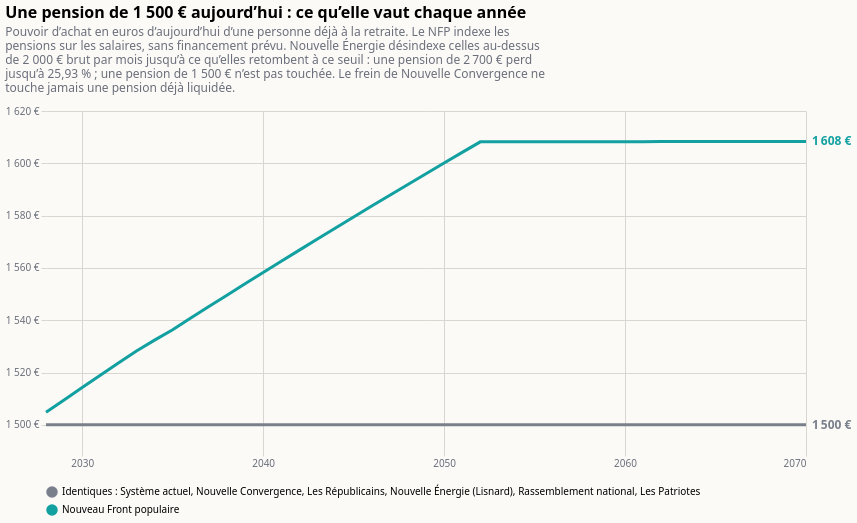

Specify this chart in Vega-Lite:
### Vega-Lite specification from a JSON file in a GitHub repository (floating-point values rounded to 4 significant figures)
{"$schema": "https://vega.github.io/schema/vega-lite/v6.json", "title": {"text": "Une pension de 1 500 € aujourd’hui : ce qu’elle vaut chaque année", "subtitle": ["Pouvoir d’achat en euros d’aujourd’hui d’une personne déjà à la retraite. Le NFP indexe les", "pensions sur les salaires, sans financement prévu. Nouvelle Énergie désindexe celles au-dessus", "de 2 000 € brut par mois jusqu’à ce qu’elles retombent à ce seuil : une pension de 2 700 € perd", "jusqu’à 25,93 % ; une pension de 1 500 € n’est pas touchée. Le frein de Nouvelle Convergence ne", "touche jamais une pension déjà liquidée."], "anchor": "start", "fontSize": 16, "subtitleColor": "#6b6f7b", "subtitlePadding": 6, "offset": 12}, "background": "#fbfaf7", "config": {"font": "system-ui, sans-serif", "axis": {"gridColor": "#d9d6cf", "labelColor": "#6b6f7b", "domain": false, "tickColor": "#d9d6cf"}, "legend": {"orient": "bottom", "columns": 3, "labelLimit": 2000, "symbolOpacity": 1}, "view": {"stroke": null}}, "width": 760, "height": 340, "data": {"values": [{"annee": 2028, "programme": "Identiques : Système actuel, Nouvelle Convergence, Les Républicains, Nouvelle Énergie (Lisnard), Rassemblement national, Les Patriotes", "valeur": 1500}, {"annee": 2029, "programme": "Identiques : Système actuel, Nouvelle Convergence, Les Républicains, Nouvelle Énergie (Lisnard), Rassemblement national, Les Patriotes", "valeur": 1500}, {"annee": 2030, "programme": "Identiques : Système actuel, Nouvelle Convergence, Les Républicains, Nouvelle Énergie (Lisnard), Rassemblement national, Les Patriotes", "valeur": 1500}, {"annee": 2031, "programme": "Identiques : Système actuel, Nouvelle Convergence, Les Républicains, Nouvelle Énergie (Lisnard), Rassemblement national, Les Patriotes", "valeur": 1500}, {"annee": 2032, "programme": "Identiques : Système actuel, Nouvelle Convergence, Les Républicains, Nouvelle Énergie (Lisnard), Rassemblement national, Les Patriotes", "valeur": 1500}, {"annee": 2033, "programme": "Identiques : Système actuel, Nouvelle Convergence, Les Républicains, Nouvelle Énergie (Lisnard), Rassemblement national, Les Patriotes", "valeur": 1500}, {"annee": 2034, "programme": "Identiques : Système actuel, Nouvelle Convergence, Les Républicains, Nouvelle Énergie (Lisnard), Rassemblement national, Les Patriotes", "valeur": 1500}, {"annee": 2035, "programme": "Identiques : Système actuel, Nouvelle Convergence, Les Républicains, Nouvelle Énergie (Lisnard), Rassemblement national, Les Patriotes", "valeur": 1500}, {"annee": 2036, "programme": "Identiques : Système actuel, Nouvelle Convergence, Les Républicains, Nouvelle Énergie (Lisnard), Rassemblement national, Les Patriotes", "valeur": 1500}, {"annee": 2037, "programme": "Identiques : Système actuel, Nouvelle Convergence, Les Républicains, Nouvelle Énergie (Lisnard), Rassemblement national, Les Patriotes", "valeur": 1500}, {"annee": 2038, "programme": "Identiques : Système actuel, Nouvelle Convergence, Les Républicains, Nouvelle Énergie (Lisnard), Rassemblement national, Les Patriotes", "valeur": 1500}, {"annee": 2039, "programme": "Identiques : Système actuel, Nouvelle Convergence, Les Républicains, Nouvelle Énergie (Lisnard), Rassemblement national, Les Patriotes", "valeur": 1500}, {"annee": 2040, "programme": "Identiques : Système actuel, Nouvelle Convergence, Les Républicains, Nouvelle Énergie (Lisnard), Rassemblement national, Les Patriotes", "valeur": 1500}, {"annee": 2041, "programme": "Identiques : Système actuel, Nouvelle Convergence, Les Républicains, Nouvelle Énergie (Lisnard), Rassemblement national, Les Patriotes", "valeur": 1500}, {"annee": 2042, "programme": "Identiques : Système actuel, Nouvelle Convergence, Les Républicains, Nouvelle Énergie (Lisnard), Rassemblement national, Les Patriotes", "valeur": 1500}, {"annee": 2043, "programme": "Identiques : Système actuel, Nouvelle Convergence, Les Républicains, Nouvelle Énergie (Lisnard), Rassemblement national, Les Patriotes", "valeur": 1500}, {"annee": 2044, "programme": "Identiques : Système actuel, Nouvelle Convergence, Les Républicains, Nouvelle Énergie (Lisnard), Rassemblement national, Les Patriotes", "valeur": 1500}, {"annee": 2045, "programme": "Identiques : Système actuel, Nouvelle Convergence, Les Républicains, Nouvelle Énergie (Lisnard), Rassemblement national, Les Patriotes", "valeur": 1500}, {"annee": 2046, "programme": "Identiques : Système actuel, Nouvelle Convergence, Les Républicains, Nouvelle Énergie (Lisnard), Rassemblement national, Les Patriotes", "valeur": 1500}, {"annee": 2047, "programme": "Identiques : Système actuel, Nouvelle Convergence, Les Républicains, Nouvelle Énergie (Lisnard), Rassemblement national, Les Patriotes", "valeur": 1500}, {"annee": 2048, "programme": "Identiques : Système actuel, Nouvelle Convergence, Les Républicains, Nouvelle Énergie (Lisnard), Rassemblement national, Les Patriotes", "valeur": 1500}, {"annee": 2049, "programme": "Identiques : Système actuel, Nouvelle Convergence, Les Républicains, Nouvelle Énergie (Lisnard), Rassemblement national, Les Patriotes", "valeur": 1500}, {"annee": 2050, "programme": "Identiques : Système actuel, Nouvelle Convergence, Les Républicains, Nouvelle Énergie (Lisnard), Rassemblement national, Les Patriotes", "valeur": 1500}, {"annee": 2051, "programme": "Identiques : Système actuel, Nouvelle Convergence, Les Républicains, Nouvelle Énergie (Lisnard), Rassemblement national, Les Patriotes", "valeur": 1500}, {"annee": 2052, "programme": "Identiques : Système actuel, Nouvelle Convergence, Les Républicains, Nouvelle Énergie (Lisnard), Rassemblement national, Les Patriotes", "valeur": 1500}, {"annee": 2053, "programme": "Identiques : Système actuel, Nouvelle Convergence, Les Républicains, Nouvelle Énergie (Lisnard), Rassemblement national, Les Patriotes", "valeur": 1500}, {"annee": 2054, "programme": "Identiques : Système actuel, Nouvelle Convergence, Les Républicains, Nouvelle Énergie (Lisnard), Rassemblement national, Les Patriotes", "valeur": 1500}, {"annee": 2055, "programme": "Identiques : Système actuel, Nouvelle Convergence, Les Républicains, Nouvelle Énergie (Lisnard), Rassemblement national, Les Patriotes", "valeur": 1500}, {"annee": 2056, "programme": "Identiques : Système actuel, Nouvelle Convergence, Les Républicains, Nouvelle Énergie (Lisnard), Rassemblement national, Les Patriotes", "valeur": 1500}, {"annee": 2057, "programme": "Identiques : Système actuel, Nouvelle Convergence, Les Républicains, Nouvelle Énergie (Lisnard), Rassemblement national, Les Patriotes", "valeur": 1500}, {"annee": 2058, "programme": "Identiques : Système actuel, Nouvelle Convergence, Les Républicains, Nouvelle Énergie (Lisnard), Rassemblement national, Les Patriotes", "valeur": 1500}, {"annee": 2059, "programme": "Identiques : Système actuel, Nouvelle Convergence, Les Républicains, Nouvelle Énergie (Lisnard), Rassemblement national, Les Patriotes", "valeur": 1500}, {"annee": 2060, "programme": "Identiques : Système actuel, Nouvelle Convergence, Les Républicains, Nouvelle Énergie (Lisnard), Rassemblement national, Les Patriotes", "valeur": 1500}, {"annee": 2061, "programme": "Identiques : Système actuel, Nouvelle Convergence, Les Républicains, Nouvelle Énergie (Lisnard), Rassemblement national, Les Patriotes", "valeur": 1500}, {"annee": 2062, "programme": "Identiques : Système actuel, Nouvelle Convergence, Les Républicains, Nouvelle Énergie (Lisnard), Rassemblement national, Les Patriotes", "valeur": 1500}, {"annee": 2063, "programme": "Identiques : Système actuel, Nouvelle Convergence, Les Républicains, Nouvelle Énergie (Lisnard), Rassemblement national, Les Patriotes", "valeur": 1500}, {"annee": 2064, "programme": "Identiques : Système actuel, Nouvelle Convergence, Les Républicains, Nouvelle Énergie (Lisnard), Rassemblement national, Les Patriotes", "valeur": 1500}, {"annee": 2065, "programme": "Identiques : Système actuel, Nouvelle Convergence, Les Républicains, Nouvelle Énergie (Lisnard), Rassemblement national, Les Patriotes", "valeur": 1500}, {"annee": 2066, "programme": "Identiques : Système actuel, Nouvelle Convergence, Les Républicains, Nouvelle Énergie (Lisnard), Rassemblement national, Les Patriotes", "valeur": 1500}, {"annee": 2067, "programme": "Identiques : Système actuel, Nouvelle Convergence, Les Républicains, Nouvelle Énergie (Lisnard), Rassemblement national, Les Patriotes", "valeur": 1500}, {"annee": 2068, "programme": "Identiques : Système actuel, Nouvelle Convergence, Les Républicains, Nouvelle Énergie (Lisnard), Rassemblement national, Les Patriotes", "valeur": 1500}, {"annee": 2069, "programme": "Identiques : Système actuel, Nouvelle Convergence, Les Républicains, Nouvelle Énergie (Lisnard), Rassemblement national, Les Patriotes", "valeur": 1500}, {"annee": 2070, "programme": "Identiques : Système actuel, Nouvelle Convergence, Les Républicains, Nouvelle Énergie (Lisnard), Rassemblement national, Les Patriotes", "valeur": 1500}, {"annee": 2028, "programme": "Nouveau Front populaire", "valeur": 1505.0}, {"annee": 2029, "programme": "Nouveau Front populaire", "valeur": 1510.0}, {"annee": 2030, "programme": "Nouveau Front populaire", "valeur": 1514.0}, {"annee": 2031, "programme": "Nouveau Front populaire", "valeur": 1519.0}, {"annee": 2032, "programme": "Nouveau Front populaire", "valeur": 1524.0}, {"annee": 2033, "programme": "Nouveau Front populaire", "valeur": 1528.0}, {"annee": 2034, "programme": "Nouveau Front populaire", "valeur": 1532.0}, {"annee": 2035, "programme": "Nouveau Front populaire", "valeur": 1536.0}, {"annee": 2036, "programme": "Nouveau Front populaire", "valeur": 1541.0}, {"annee": 2037, "programme": "Nouveau Front populaire", "valeur": 1545.0}, {"annee": 2038, "programme": "Nouveau Front populaire", "valeur": 1550.0}, {"annee": 2039, "programme": "Nouveau Front populaire", "valeur": 1554.0}, {"annee": 2040, "programme": "Nouveau Front populaire", "valeur": 1558.0}, {"annee": 2041, "programme": "Nouveau Front populaire", "valeur": 1563.0}, {"annee": 2042, "programme": "Nouveau Front populaire", "valeur": 1567.0}, {"annee": 2043, "programme": "Nouveau Front populaire", "valeur": 1571.0}, {"annee": 2044, "programme": "Nouveau Front populaire", "valeur": 1575.0}, {"annee": 2045, "programme": "Nouveau Front populaire", "valeur": 1579.0}, {"annee": 2046, "programme": "Nouveau Front populaire", "valeur": 1584.0}, {"annee": 2047, "programme": "Nouveau Front populaire", "valeur": 1588.0}, {"annee": 2048, "programme": "Nouveau Front populaire", "valeur": 1592.0}, {"annee": 2049, "programme": "Nouveau Front populaire", "valeur": 1596.0}, {"annee": 2050, "programme": "Nouveau Front populaire", "valeur": 1600.0}, {"annee": 2051, "programme": "Nouveau Front populaire", "valeur": 1604.0}, {"annee": 2052, "programme": "Nouveau Front populaire", "valeur": 1608.0}, {"annee": 2053, "programme": "Nouveau Front populaire", "valeur": 1608.0}, {"annee": 2054, "programme": "Nouveau Front populaire", "valeur": 1608.0}, {"annee": 2055, "programme": "Nouveau Front populaire", "valeur": 1608.0}, {"annee": 2056, "programme": "Nouveau Front populaire", "valeur": 1608.0}, {"annee": 2057, "programme": "Nouveau Front populaire", "valeur": 1608.0}, {"annee": 2058, "programme": "Nouveau Front populaire", "valeur": 1608.0}, {"annee": 2059, "programme": "Nouveau Front populaire", "valeur": 1608.0}, {"annee": 2060, "programme": "Nouveau Front populaire", "valeur": 1608.0}, {"annee": 2061, "programme": "Nouveau Front populaire", "valeur": 1608.0}, {"annee": 2062, "programme": "Nouveau Front populaire", "valeur": 1608.0}, {"annee": 2063, "programme": "Nouveau Front populaire", "valeur": 1608.0}, {"annee": 2064, "programme": "Nouveau Front populaire", "valeur": 1608.0}, {"annee": 2065, "programme": "Nouveau Front populaire", "valeur": 1608.0}, {"annee": 2066, "programme": "Nouveau Front populaire", "valeur": 1608.0}, {"annee": 2067, "programme": "Nouveau Front populaire", "valeur": 1608.0}, {"annee": 2068, "programme": "Nouveau Front populaire", "valeur": 1608.0}, {"annee": 2069, "programme": "Nouveau Front populaire", "valeur": 1608.0}, {"annee": 2070, "programme": "Nouveau Front populaire", "valeur": 1608.0}]}, "encoding": {"x": {"field": "annee", "type": "quantitative", "scale": {"domain": [2028, 2070]}, "axis": {"format": "d", "title": null, "values": [2030, 2040, 2050, 2060, 2070]}}, "y": {"field": "valeur", "type": "quantitative", "scale": {"zero": false, "padding": 12}, "axis": {"title": null, "labelExpr": "replace(format(datum.value, ',.0f'), ',', ' ') + ' €'", "tickCount": 7}}, "color": {"field": "programme", "type": "nominal", "title": null, "sort": ["Identiques : Système actuel, Nouvelle Convergence, Les Républicains, Nouvelle Énergie (Lisnard), Rassemblement national, Les Patriotes", "Nouveau Front populaire"], "scale": {"domain": ["Identiques : Système actuel, Nouvelle Convergence, Les Républicains, Nouvelle Énergie (Lisnard), Rassemblement national, Les Patriotes", "Nouveau Front populaire"], "range": ["#7a7f8c", "#12a0a0"]}, "legend": {"orient": "bottom", "columns": 1, "labelLimit": 2000}}}, "layer": [{"mark": {"type": "line", "strokeWidth": 3}}, {"data": {"values": [{"annee": 2070, "programme": "Identiques : Système actuel, Nouvelle Convergence, Les Républicains, Nouvelle Énergie (Lisnard), Rassemblement national, Les Patriotes", "valeur": 1500, "etiquette": "1 500 €"}, {"annee": 2070, "programme": "Nouveau Front populaire", "valeur": 1608.0, "etiquette": "1 608 €"}]}, "mark": {"type": "text", "align": "left", "dx": 6, "fontSize": 12, "fontWeight": "bold"}, "encoding": {"text": {"field": "etiquette"}}}]}
